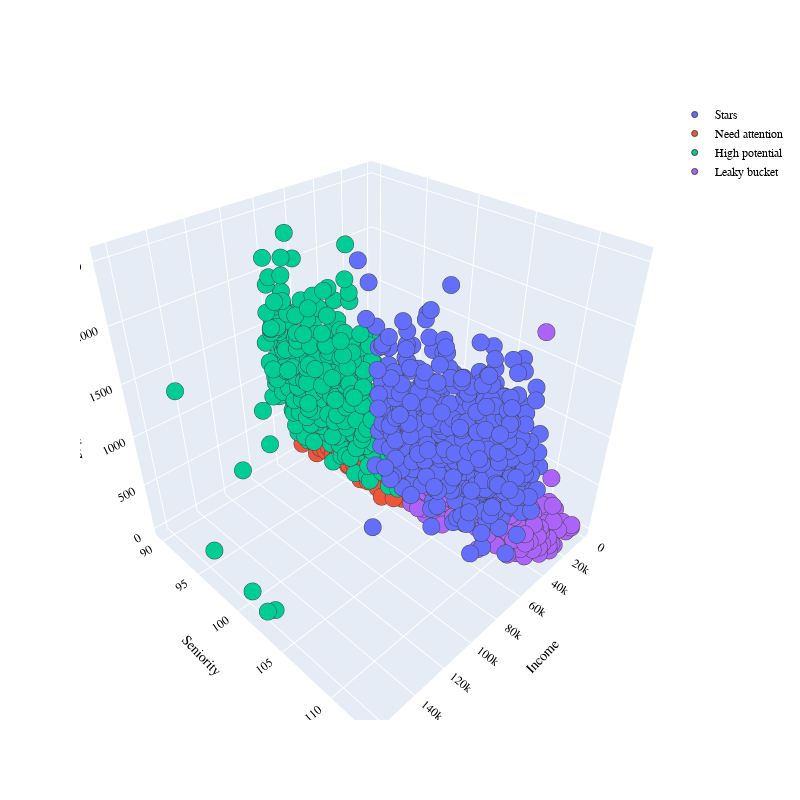

The cell this chart's notebook holds for it:
### Markdown cell above
## Visualizing data

### Code cell
PLOT = go.Figure()
for C in list(data.Cluster.unique()):
    

    PLOT.add_trace(go.Scatter3d(x = data[data.Cluster == C]['Income'],
                                y = data[data.Cluster == C]['Seniority'],
                                z = data[data.Cluster == C]['Spending'],                        
                                mode = 'markers',marker_size = 6, marker_line_width = 1,
                                name = str(C)))
PLOT.update_traces(hovertemplate='Income: %{x} <br>Seniority: %{y} <br>Spending: %{z}')

    
PLOT.update_layout(width = 800, height = 800, autosize = True, showlegend = True,
                   scene = dict(xaxis=dict(title = 'Income', titlefont_color = 'black'),
                                yaxis=dict(title = 'Seniority', titlefont_color = 'black'),
                                zaxis=dict(title = 'Spending', titlefont_color = 'black')),
                   font = dict(family = "Gilroy", color  = 'black', size = 12))

### Figure 1 — Plotly figure (JSON) as saved in the notebook; plotly's stock layout.template omitted (floating-point values rounded to 4 significant figures; data arrays with more than 128 entries replaced by an {"elided": "..."} marker saying what was removed)
{"data": [{"hovertemplate": "Income: %{x} <br>Seniority: %{y} <br>Spending: %{z}", "marker": {"line": {"width": 1}, "size": 6}, "mode": "markers", "name": "Stars", "type": "scatter3d", "x": {"elided": "528 int values"}, "y": {"elided": "528 float values"}, "z": {"elided": "528 int values"}}, {"hovertemplate": "Income: %{x} <br>Seniority: %{y} <br>Spending: %{z}", "marker": {"line": {"width": 1}, "size": 6}, "mode": "markers", "name": "Need attention", "type": "scatter3d", "x": {"elided": "642 int values"}, "y": {"elided": "642 float values"}, "z": {"elided": "642 int values"}}, {"hovertemplate": "Income: %{x} <br>Seniority: %{y} <br>Spending: %{z}", "marker": {"line": {"width": 1}, "size": 6}, "mode": "markers", "name": "High potential", "type": "scatter3d", "x": {"elided": "460 int values"}, "y": {"elided": "460 float values"}, "z": {"elided": "460 int values"}}, {"hovertemplate": "Income: %{x} <br>Seniority: %{y} <br>Spending: %{z}", "marker": {"line": {"width": 1}, "size": 6}, "mode": "markers", "name": "Leaky bucket", "type": "scatter3d", "x": {"elided": "585 int values"}, "y": {"elided": "585 float values"}, "z": {"elided": "585 int values"}}], "layout": {"autosize": true, "font": {"color": "black", "family": "Gilroy", "size": 12}, "height": 800, "scene": {"xaxis": {"title": {"font": {"color": "black"}, "text": "Income"}}, "yaxis": {"title": {"font": {"color": "black"}, "text": "Seniority"}}, "zaxis": {"title": {"font": {"color": "black"}, "text": "Spending"}}}, "showlegend": true, "width": 800}}
